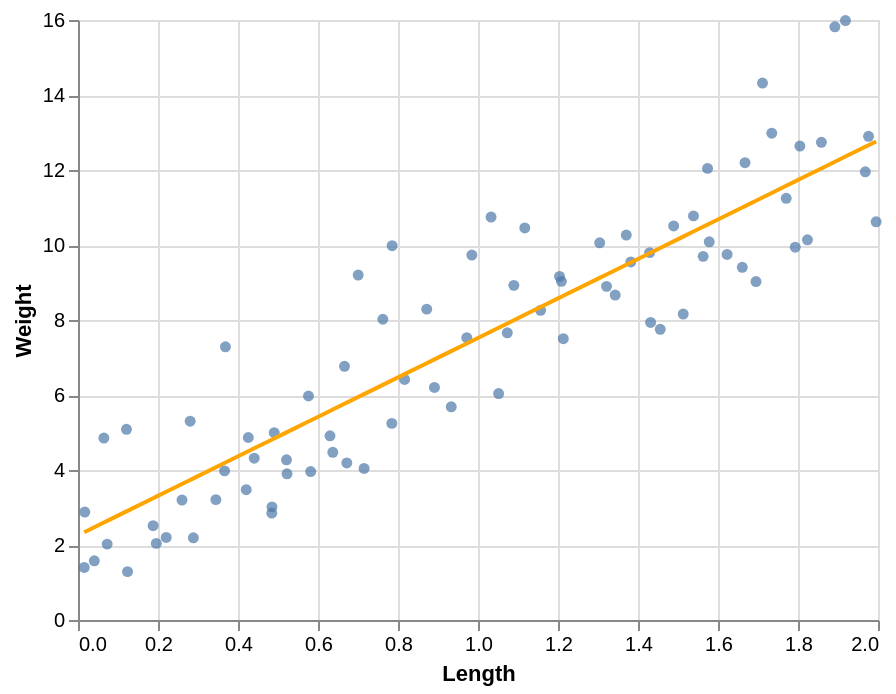

Write the Vega-Lite specification saved for this chart.
### Vega-Lite specification from a JSON file in a GitHub repository (floating-point values rounded to 4 significant figures)
{"config": {"view": {"continuousWidth": 400, "continuousHeight": 300}}, "layer": [{"mark": "circle", "encoding": {"x": {"type": "quantitative", "field": "length", "title": "Length"}, "y": {"type": "quantitative", "field": "weight", "title": "Weight"}}}, {"mark": {"type": "line", "color": "orange"}, "encoding": {"x": {"type": "quantitative", "field": "length", "title": "Length"}, "y": {"type": "quantitative", "field": "predicted", "title": "Weight"}}}], "data": {"values": [{"length": 1.489, "weight": 10.51, "predicted": 10.1}, {"length": 1.073, "weight": 7.658, "predicted": 7.908}, {"length": 1.623, "weight": 9.749, "predicted": 10.8}, {"length": 0.9847, "weight": 9.732, "predicted": 7.442}, {"length": 0.4849, "weight": 3.017, "predicted": 4.812}, {"length": 1.343, "weight": 8.664, "predicted": 9.328}, {"length": 1.668, "weight": 12.2, "predicted": 11.04}, {"length": 1.661, "weight": 9.406, "predicted": 11.0}, {"length": 0.26, "weight": 3.198, "predicted": 3.628}, {"length": 0.9331, "weight": 5.686, "predicted": 7.171}, {"length": 0.672, "weight": 4.189, "predicted": 5.796}, {"length": 0.7853, "weight": 9.983, "predicted": 6.393}, {"length": 1.321, "weight": 8.897, "predicted": 9.214}, {"length": 1.513, "weight": 8.159, "predicted": 10.22}, {"length": 0.04073, "weight": 1.578, "predicted": 2.473}, {"length": 0.5226, "weight": 3.899, "predicted": 5.01}, {"length": 1.805, "weight": 12.64, "predicted": 11.76}, {"length": 1.429, "weight": 9.797, "predicted": 9.782}, {"length": 0.1239, "weight": 1.29, "predicted": 2.911}, {"length": 1.793, "weight": 9.94, "predicted": 11.7}, {"length": 1.858, "weight": 12.74, "predicted": 12.04}, {"length": 1.892, "weight": 15.82, "predicted": 12.22}, {"length": 0.1878, "weight": 2.513, "predicted": 3.248}, {"length": 1.578, "weight": 10.09, "predicted": 10.57}, {"length": 1.371, "weight": 10.27, "predicted": 9.474}, {"length": 1.213, "weight": 7.502, "predicted": 8.645}, {"length": 0.6662, "weight": 6.765, "predicted": 5.766}, {"length": 0.3447, "weight": 3.211, "predicted": 4.073}, {"length": 0.5212, "weight": 4.272, "predicted": 5.002}, {"length": 1.208, "weight": 9.03, "predicted": 8.62}, {"length": 1.824, "weight": 10.14, "predicted": 11.86}, {"length": 0.2804, "weight": 5.303, "predicted": 3.735}, {"length": 0.8911, "weight": 6.2, "predicted": 6.949}, {"length": 0.4406, "weight": 4.314, "predicted": 4.578}, {"length": 0.4258, "weight": 4.867, "predicted": 4.5}, {"length": 1.711, "weight": 14.32, "predicted": 11.27}, {"length": 1.052, "weight": 6.039, "predicted": 7.794}, {"length": 0.3664, "weight": 3.976, "predicted": 4.188}, {"length": 0.06468, "weight": 4.853, "predicted": 2.6}, {"length": 1.539, "weight": 10.78, "predicted": 10.36}, {"length": 1.976, "weight": 12.9, "predicted": 12.66}, {"length": 0.4905, "weight": 4.997, "predicted": 4.841}, {"length": 1.456, "weight": 7.751, "predicted": 9.921}, {"length": 1.304, "weight": 10.06, "predicted": 9.124}, {"length": 0.01691, "weight": 2.878, "predicted": 2.348}, {"length": 0.5762, "weight": 5.973, "predicted": 5.292}, {"length": 1.382, "weight": 9.547, "predicted": 9.534}, {"length": 0.5817, "weight": 3.959, "predicted": 5.321}, {"length": 0.07292, "weight": 2.024, "predicted": 2.643}, {"length": 1.033, "weight": 10.74, "predicted": 7.695}, {"length": 1.734, "weight": 12.98, "predicted": 11.39}, {"length": 1.563, "weight": 9.697, "predicted": 10.49}, {"length": 0.8165, "weight": 6.416, "predicted": 6.557}, {"length": 1.117, "weight": 10.45, "predicted": 8.138}, {"length": 0.4205, "weight": 3.474, "predicted": 4.473}, {"length": 0.1212, "weight": 5.086, "predicted": 2.897}, {"length": 0.2205, "weight": 2.202, "predicted": 3.42}, {"length": 0.01554, "weight": 1.401, "predicted": 2.341}, {"length": 1.995, "weight": 10.62, "predicted": 12.76}, {"length": 0.7004, "weight": 9.2, "predicted": 5.946}, {"length": 1.432, "weight": 7.935, "predicted": 9.794}, {"length": 0.1958, "weight": 2.043, "predicted": 3.29}, {"length": 0.2885, "weight": 2.191, "predicted": 3.778}, {"length": 1.574, "weight": 12.04, "predicted": 10.54}, {"length": 0.972, "weight": 7.53, "predicted": 7.375}, {"length": 0.7152, "weight": 4.041, "predicted": 6.024}, {"length": 1.09, "weight": 8.924, "predicted": 7.994}, {"length": 1.204, "weight": 9.161, "predicted": 8.596}, {"length": 0.63, "weight": 4.913, "predicted": 5.575}, {"length": 0.3686, "weight": 7.286, "predicted": 4.199}, {"length": 0.8718, "weight": 8.29, "predicted": 6.848}, {"length": 0.7846, "weight": 5.243, "predicted": 6.389}, {"length": 1.157, "weight": 8.259, "predicted": 8.347}, {"length": 0.637, "weight": 4.472, "predicted": 5.612}, {"length": 0.4844, "weight": 2.849, "predicted": 4.809}, {"length": 0.7621, "weight": 8.02, "predicted": 6.27}, {"length": 1.968, "weight": 11.95, "predicted": 12.62}, {"length": 1.695, "weight": 9.025, "predicted": 11.18}, {"length": 1.919, "weight": 15.98, "predicted": 12.36}, {"length": 1.771, "weight": 11.25, "predicted": 11.58}]}, "$schema": "https://vega.github.io/schema/vega-lite/v5.json"}
